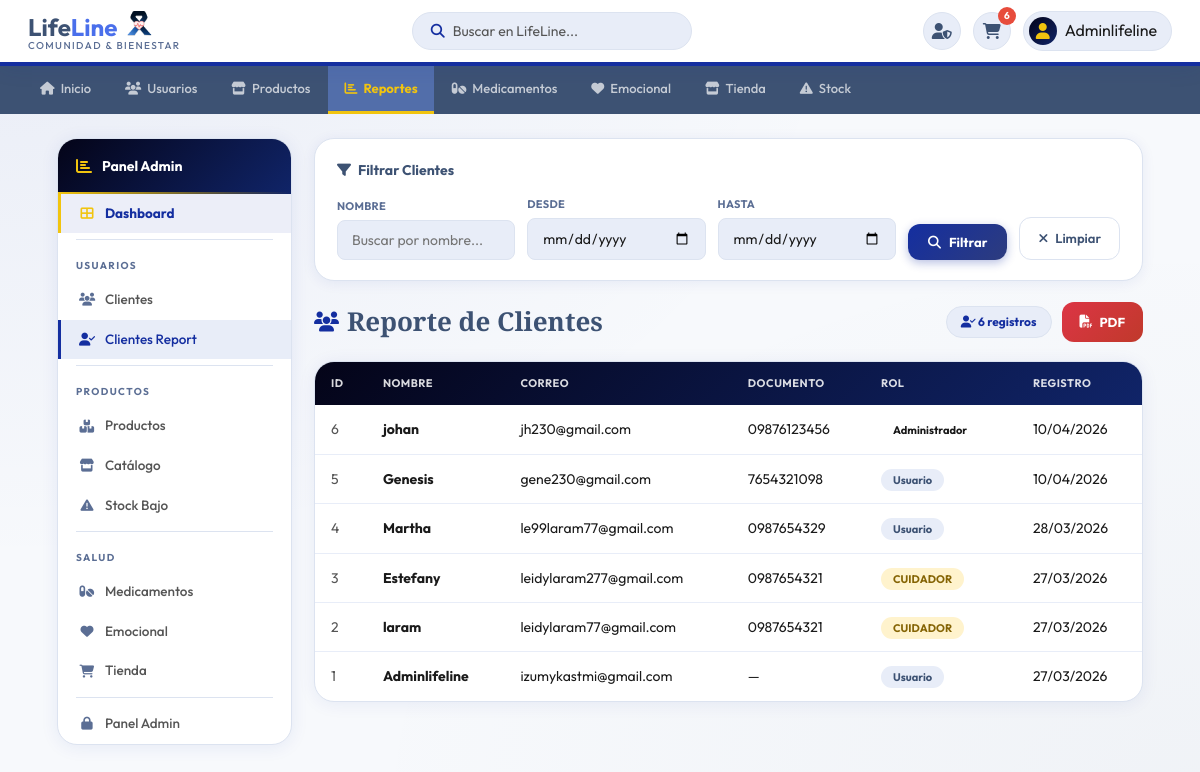
Screenshot of /reportes/clientes/ (signed in) with the database file from the repository.
### usuarios/models.py (models this page shows, shortened)
class Usuario(AbstractUser):
    ROL_CHOICES = [
        ('USER',     'Usuario'),
        ('PACIENTE', 'Paciente'),
        ('ADMIN',    'Administrador'),
    ]
    ESTADIO_CHOICES = [
        ('ESTADO1', 'Estadio 1'),
        ('ESTADO2', 'Estadio 2'),
        ('ESTADO3', 'Estadio 3'),
        ('ESTADO4', 'Estadio 4'),
    ]
    TIPO_DOC_CHOICES = [
        ('cc', 'Cédula de ciudadanía'),
        ('ti', 'Tarjeta de identidad'),
        ('ce', 'Cédula extranjera'),
    ]
    foto_perfil = models.ImageField(
        upload_to='perfiles/',
        blank=True,
        null=True,
        verbose_name='Foto de perfil'
    )
    rol              = models.CharField(max_length=20, choices=ROL_CHOICES, default='USER')
    estadio          = models.CharField(max_length=20, choices=ESTADIO_CHOICES, blank=True, null=True)
    tipo_documento   = models.CharField(max_length=5,  choices=TIPO_DOC_CHOICES, blank=True)
    numero_documento = models.CharField(max_length=15, blank=True)
    fecha_nacimiento = models.DateField(
        null=True, blank=True,
        validators=[validar_fecha_nacimiento]
    )
    email = models.EmailField(unique=True)
    class Meta:
        verbose_name        = 'Usuario'
        verbose_name_plural = 'Usuarios'

### reportes/views.py (the view)
# urls.py: path('clientes/',          views.vista_clientes,           name='clientes'),
@login_required
def vista_clientes(request):
    if not solo_admin(request.user):
        return redirect('home')
    clientes, nombre, desde, hasta = _filtrar_clientes(request)
    return render(request, 'reportes/clientes.html', {
        'clientes': clientes, 'nombre_filtro': nombre,
        'desde_filtro': desde, 'hasta_filtro': hasta, 'total': clientes.count(),
    })

### carrito/context_processors.py (called while the page is built)
def carrito_count(request):
    count = 0
    if request.user.is_authenticated:
        try:
            from carrito.models import CarritoItem
            from django.db.models import Sum
            count = CarritoItem.objects.filter(
                usuario=request.user
            ).aggregate(total=Sum('cantidad'))['total'] or 0
        except Exception:
            count = 0
    return {'carrito_count': count}

### reportes/views.py (called while the page is built)
def solo_admin(user):
    return user.is_staff or getattr(user, 'rol', '') == 'ADMIN'

def _filtrar_clientes(request):
    nombre = request.GET.get('nombre', '').strip()
    desde  = request.GET.get('desde',  '').strip()
    hasta  = request.GET.get('hasta',  '').strip()
    qs = Usuario.objects.all().order_by('-date_joined')
    if nombre:
        qs = qs.filter(username__icontains=nombre)
    if desde:
        try: qs = qs.filter(date_joined__date__gte=datetime.date.fromisoformat(desde))
        except ValueError: pass
    if hasta:
        try: qs = qs.filter(date_joined__date__lte=datetime.date.fromisoformat(hasta))
        except ValueError: pass
    return qs, nombre, desde, hasta

### templates/reportes/clientes.html (shortened to what this page needs)
{% load static %}
<!DOCTYPE html>
<html lang="es">
<head>
<link rel="stylesheet" href="https://cdnjs.cloudflare.com/ajax/libs/font-awesome/6.5.1/css/all.min.css">
<link rel="stylesheet" href="{% static 'css/estilos.css' %}">
</head>
<body>
<header class="header-bar">
  <div class="logo-wrap">
    <div class="logo-text-wrap">
      <div class="logo-title">
        Life<span style="color: #4a6feb;">Line</span>
        <img class="logol" src="{% static 'imagenes/Group 243 (3).png' %}" alt="logo">
      </div>
      <div class="logo-tagline">Comunidad &amp; Bienestar</div>
    </div>
  </div>
  <div class="search-box">
    <i class="fas fa-search"></i>
    <input type="text" placeholder="Buscar en LifeLine...">
  </div>
  <div class="header-right">
    {% if request.user.is_staff or request.user.rol == 'ADMIN' %}
    <a class="hdr-btn admin-btn" href="{% url 'lista_productos' %}" title="Panel de Administración">
      <i class="fas fa-user-shield"></i>
    </a>
    {% endif %}
    <a class="hdr-btn" href="{% url 'ver_carrito' %}" title="Carrito">
      <i class="fas fa-shopping-cart"></i>
      <span class="cart-badge" id="cart-count">{{ carrito_count }}</span>
    </a>
    <div class="user-chip">
      <div class="user-chip-av"><i class="fas fa-user"></i></div>
      <span>{{ request.user.username|default:"Mi cuenta" }}</span>
    </div>
  </div>
</header>
<nav class="main-tabs">
  <a href="{% url 'home' %}"><i class="fas fa-home"></i> Inicio</a>
  <a href="{% url 'lista_usuarios' %}"><i class="fas fa-users"></i> Usuarios</a>
  <a href="{% url 'lista_productos' %}"><i class="fas fa-store"></i> Productos</a>
  <a href="{% url 'clientes' %}" class="active"><i class="fas fa-chart-bar"></i> Reportes</a>
<a href="{% url 'reporte_medicamentos' %}"><i class="fas fa-pills"></i> Medicamentos</a>
  <a href="{% url 'reporte_emocional' %}" ><i class="fas fa-heart"></i> Emocional</a>
  <a href="{% url 'reporte_tienda' %}"><i class="fas fa-store"></i> Tienda</a>
  <a href="{% url 'reporte_stock' %}"><i class="fas fa-exclamation-triangle"></i> Stock</a>
</nav>
<div class="page-layout">
  <aside class="admin-sidebar">
  <div class="sb-hdr"><i class="fas fa-chart-bar"></i><span>Panel Admin</span></div>
  <a href="{% url 'dashboard' %}" class="sidebar-link" style="background:rgba(20,46,160,.08);border-left:3px solid var(--gd);font-weight:700;color:var(--ca)">
    <i class="fas fa-th-large" style="color:var(--gd)"></i> Dashboard
  </a>
  <div class="sb-sep"></div>
  <div class="sb-sec">Usuarios</div>
  <a href="{% url 'lista_usuarios' %}" class="sidebar-link"><i class="fas fa-users"></i> Clientes</a>
  <a href="{% url 'clientes' %}" class="sidebar-link active"><i class="fas fa-user-check"></i> Clientes Report</a>
  <div class="sb-sep"></div>
  <div class="sb-sec">Productos</div>
  <a href="{% url 'reporte_productos' %}" class="sidebar-link"><i class="fas fa-boxes"></i> Productos</a>
  <a href="{% url 'lista_productos' %}" class="sidebar-link"><i class="fas fa-store"></i> Catálogo</a>
  <a href="{% url 'reporte_stock' %}" class="sidebar-link"><i class="fas fa-exclamation-triangle"></i> Stock Bajo</a>
  <div class="sb-sep"></div>
  <div class="sb-sec">Salud</div>
  <a href="{% url 'reporte_medicamentos' %}" class="sidebar-link"><i class="fas fa-pills"></i> Medicamentos</a>
  <a href="{% url 'reporte_emocional' %}" class="sidebar-link"><i class="fas fa-heart"></i> Emocional</a>
  <a href="{% url 'reporte_tienda' %}" class="sidebar-link"><i class="fas fa-shopping-cart"></i> Tienda</a>
  <div class="sb-sep"></div>
  {% if request.user.is_staff or request.user.rol == 'ADMIN' %}
  <a href="/admin/" class="sidebar-link"><i class="fas fa-lock"></i> Panel Admin</a>
  {% endif %}
</aside>
  <main class="main-content">
    <div class="filtros-card">
      <div class="filtros-title"><i class="fas fa-filter"></i> Filtrar Clientes</div>
      <form method="get" action="{% url 'clientes' %}" class="filtros-form">
        <div class="filtro-grupo">
          <label>Nombre</label>
          <input type="text" name="nombre" placeholder="Buscar por nombre..." value="{{ nombre_filtro }}">
        </div>
        <div class="filtro-grupo">
          <label>Desde</label>
          <input type="date" name="desde" value="{{ desde_filtro }}">
        </div>
        <div class="filtro-grupo">
          <label>Hasta</label>
          <input type="date" name="hasta" value="{{ hasta_filtro }}">
        </div>
        <button type="submit" class="btn-primary"><i class="fas fa-search"></i> Filtrar</button>
        <a href="{% url 'clientes' %}" class="btn-secondary"><i class="fas fa-times"></i> Limpiar</a>
      </form>
    </div>
    <div class="page-hdr">
      <h2><i class="fas fa-users"></i> Reporte de Clientes</h2>
      <div style="display:flex;align-items:center;gap:10px">
        <span class="total-badge"><i class="fas fa-user-check"></i> {{ total }} registro{{ total|pluralize }}</span>
        <a href="{% url 'reporte_pdf' %}?nombre={{ nombre_filtro }}&desde={{ desde_filtro }}&hasta={{ hasta_filtro }}" class="btn-danger">
          <i class="fas fa-file-pdf"></i> PDF
        </a>
      </div>
    </div>
    <div class="table-card">
      {% if clientes %}
      <table>
        <thead>
          <tr><th>ID</th><th>Nombre</th><th>Correo</th><th>Documento</th><th>Rol</th><th>Registro</th></tr>
        </thead>
        <tbody>
          {% for c in clientes %}
          <tr>
            <td style="color:var(--ctl)">{{ c.id }}</td>
            <td><strong>{{ c.username }}</strong></td>
            <td>{{ c.email }}</td>
            <td>{{ c.numero_documento|default:"—" }}</td>
            <td><span class="badge badge-{{ c.rol|lower }}">{{ c.get_rol_display }}</span></td>
            <td>{{ c.date_joined|date:"d/m/Y" }}</td>
          </tr>
          {% endfor %}
        </tbody>
      </table>
      {% else %}
      <div class="empty-state">
        <i class="fas fa-user-slash"></i>
        <p>No se encontraron clientes con los filtros aplicados.</p>
      </div>
      {% endif %}
    </div>
  </main>
</div>
</body>
</html>

### static/css/estilos.css (style rules this page uses)
:root { --color-primary: #3d5273; --color-secondary: #5b6e94; --color-accent: #142ea0; --color-menu-bg: #526eaa; --color-text-dark: #1a1a1a; --color-text-light:#555; --color-bg-light: #f0f2f5; --color-top-bar-bg:linear-gradient(135deg,#040418,#102468); --color-light-blue:#72a4d9; --color-gold: #f1c40f; --border-radius-lg:10px; --border-radius-sm:5px; }
* { box-sizing: border-box; margin: 0; padding: 0; }
body { font-family: 'Outfit', 'Segoe UI', Tahoma, Geneva, Verdana, sans-serif; background: #f7f9fc; color: var(--color-text-dark); line-height: 1.6; min-height: 100vh; display: flex; flex-direction: column; }
main { flex: 1; }
a { text-decoration: none; }
.header-bar { background: var(--color-top-bar-bg); border-bottom: 4px solid var(--color-accent); padding: 10px 24px; display: flex; justify-content: space-between; align-items: center; position: sticky; top: 0; z-index: 200; box-shadow: 0 2px 20px rgba(20,46,160,.12); }
.search-box { background: rgba(255,255,255,.12); border-radius: 24px; padding: 8px 16px; display: flex; align-items: center; border: 1.5px solid rgba(255,255,255,.2); width: 260px; transition: border-color .2s; }
.search-box i { color: rgba(255,255,255,.7); font-size: 13px; }
.search-box input { border: none; background: none; outline: none; font-size: 14px; color: white; width: 100%; margin-left: 8px; font-family: inherit; }
.search-box input::placeholder { color: rgba(255,255,255,.5); }
.cart-badge { position: absolute; top: -6px; right: -4px; background: #e74c3c; color: white; border-radius: 50%; width: 18px; height: 18px; font-size: 10px; font-weight: 700; display: flex; align-items: center; justify-content: center; border: 2px solid var(--color-top-bar-bg); font-family: inherit; }
.main-tabs { background-color: #2d3e5f; display: flex; padding: 0 20px; flex-wrap: wrap; overflow-x: auto; }
.main-tabs a { color: rgba(255,255,255,.75); padding: 11px 15px; font-weight: 600; font-size: 13px; border-bottom: 3px solid transparent; transition: background .2s, color .2s, border-color .2s; display: flex; align-items: center; gap: 6px; white-space: nowrap; }
.main-tabs a.active { background: var(--color-menu-bg); color: var(--color-gold); border-bottom-color: var(--color-gold); font-weight: 700; }

### rows the page displays
Usuario: user.username "Adminlifeline", id "1", username "Adminlifeline", email "izumykastmi@gmail.com", numero_documento "—", rol "Usuario", date_joined "27/03/2026"
Usuario: id "6", username "johan", email "jh230@gmail.com", numero_documento "09876123456", rol "Administrador", date_joined "10/04/2026"
Usuario: id "5", username "Genesis", email "gene230@gmail.com", numero_documento "7654321098", rol "Usuario", date_joined "10/04/2026"
Usuario: id "4", username "Martha", email "le99laram77@gmail.com", numero_documento "0987654329", rol "Usuario", date_joined "28/03/2026"
Usuario: id "3", username "Estefany", email "leidylaram277@gmail.com", numero_documento "0987654321", rol "CUIDADOR", date_joined "27/03/2026"
Usuario: id "2", username "laram", email "leidylaram77@gmail.com", numero_documento "0987654321", rol "CUIDADOR", date_joined "27/03/2026"

### other values shown
{{ carrito_count }} "6"
{{ total }} "6"
